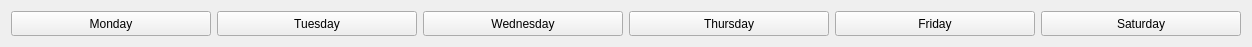
    <widget class="QWidget" name="layoutWidget">
     <property name="geometry">
      <rect>
       <x>2</x>
       <y>0</y>
       <width>1232</width>
       <height>27</height>
      </rect>
     </property>
     <layout class="QHBoxLayout" name="horizontalLayout">
      <item>
       <widget class="QPushButton" name="pushButtonMon">
        <property name="minimumSize">
         <size>
          <width>200</width>
          <height>25</height>
         </size>
        </property>
        <property name="text">
         <string>Monday</string>
        </property>
       </widget>
      </item>
      <item>
       <widget class="QPushButton" name="pushButtonTue">
        <property name="minimumSize">
         <size>
          <width>200</width>
          <height>25</height>
         </size>
        </property>
        <property name="text">
         <string>Tuesday</string>
        </property>
       </widget>
      </item>
      <item>
       <widget class="QPushButton" name="pushButtonWed">
        <property name="minimumSize">
         <size>
          <width>200</width>
          <height>25</height>
         </size>
        </property>
        <property name="text">
         <string>Wednesday</string>
        </property>
       </widget>
      </item>
      <item>
       <widget class="QPushButton" name="pushButtonThu">
        <property name="minimumSize">
         <size>
          <width>200</width>
          <height>25</height>
         </size>
        </property>
        <property name="text">
         <string>Thursday</string>
        </property>
       </widget>
      </item>
      <item>
       <widget class="QPushButton" name="pushButtonFri">
        <property name="minimumSize">
         <size>
          <width>200</width>
          <height>25</height>
         </size>
        </property>
        <property name="text">
         <string>Friday</string>
        </property>
       </widget>
      </item>
      <item>
       <widget class="QPushButton" name="pushButtonSat">
        <property name="minimumSize">
         <size>
          <width>200</width>
          <height>25</height>
         </size>
        </property>
        <property name="text">
         <string>Saturday</string>
        </property>
       </widget>
      </item>
     </layout>
    </widget>
